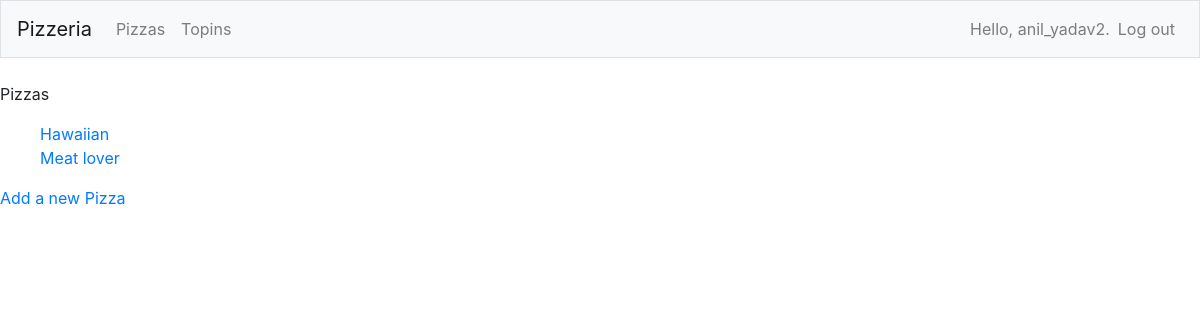
The app's page /topics (signed in), older data.
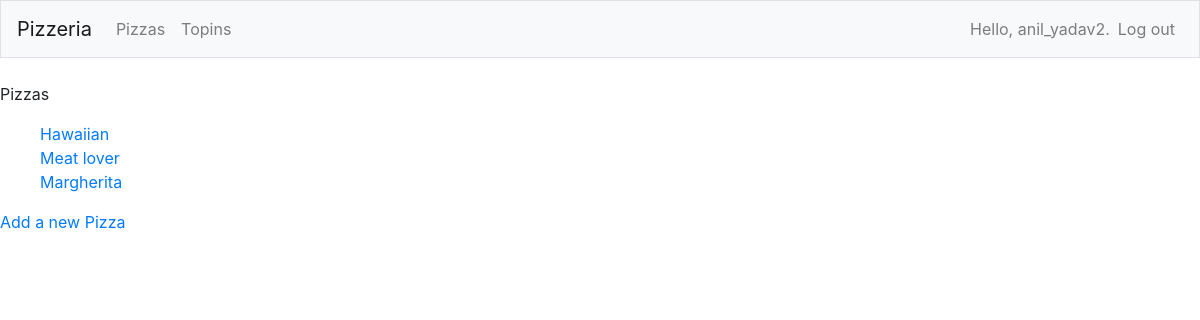
The same page, newer data.
### PizzaApp/models.py (models this page shows)
class Topic(models.Model):
    text = models.CharField(max_length=200)
    price = models.CharField(max_length=200)
    image = models.ImageField(upload_to='topics', blank=True)
    date_added = models.DateTimeField(auto_now_add=True)
    def __str__(self):
        return self.text

### PizzaApp/views.py (the view)
# urls.py: path('topics', views.topics, name='topics'),
def topics(request):
    topics = Topic.objects.order_by('date_added')
    context = {'topics': topics}
    return render(request, "PizzaApp/topics.html", context)

### PizzaApp/templates/PizzaApp/topics.html (shortened to what this page needs)
{% extends "PizzaApp/base.html" %}
{% block content %}
<p> Pizzas
</p>
<ul>
    {% for t in topics %}
    <li style="display:grid;">
         <a href="{%url 'PizzaApp:topic' t.id %}">{{ t }}</a>
        </li>
    {% empty %}
    <li> No Pizza added yet</li>
    {% endfor %}
</ul>
<a href="{% url 'PizzaApp:new_topic' %}"> Add a new Pizza</a>
{% endblock content %}

Row changes from the older to the newer data that the page shows:
added Topic: text "Margherita"
